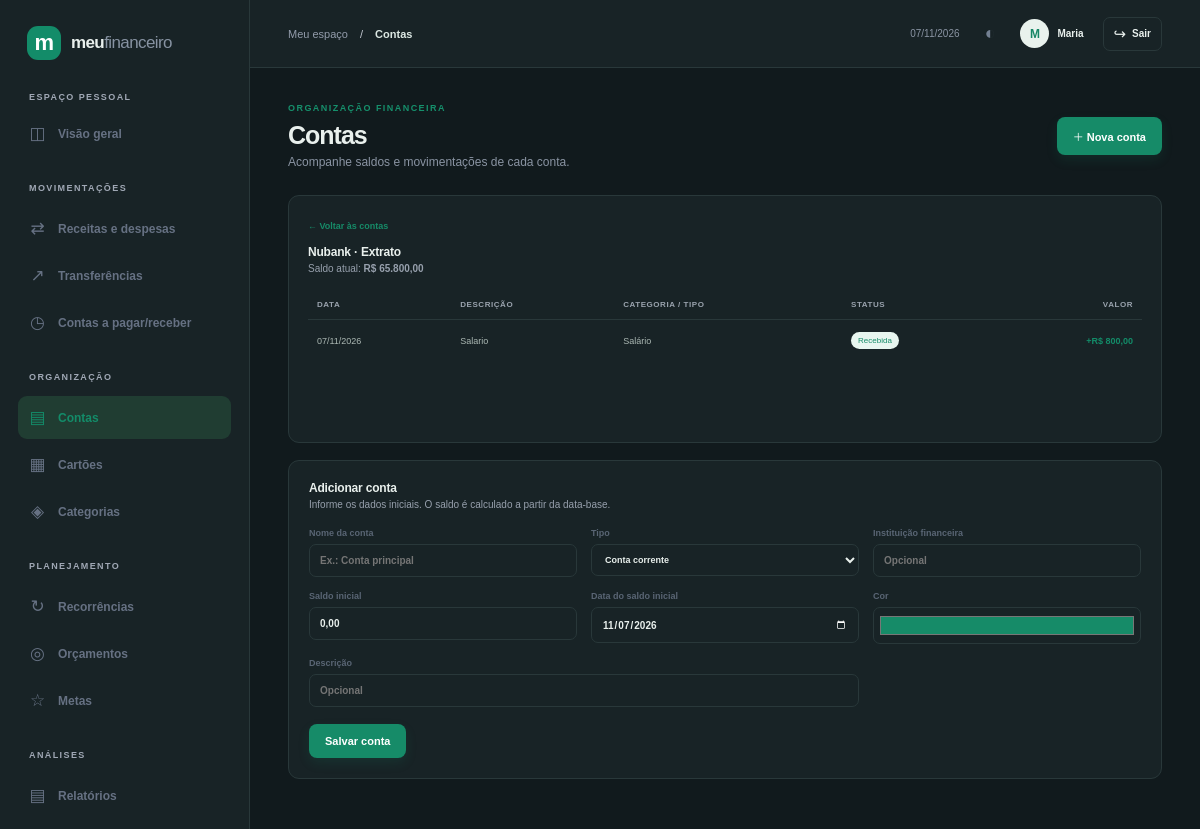
Page /accounts?statement=1 (signed in) on the committed database.
### tables this page shows
CREATE TABLE users (
    id INTEGER PRIMARY KEY,
    name TEXT NOT NULL,
    email TEXT NOT NULL UNIQUE,
    password_hash TEXT NOT NULL,
    created_at TEXT NOT NULL,
    updated_at TEXT NOT NULL
, status TEXT NOT NULL DEFAULT 'active' CHECK(status IN ('active','inactive')), last_login_at TEXT);

CREATE TABLE accounts (
    id INTEGER PRIMARY KEY,
    user_id INTEGER NOT NULL REFERENCES users(id) ON DELETE CASCADE,
    name TEXT NOT NULL,
    type TEXT NOT NULL CHECK(type IN ('checking','savings','cash','digital','payment','investment','other')),
    institution TEXT NOT NULL DEFAULT '',
    opening_balance INTEGER NOT NULL DEFAULT 0,
    opening_date TEXT NOT NULL,
    color TEXT NOT NULL DEFAULT '#168b68',
    description TEXT NOT NULL DEFAULT '',
    is_active INTEGER NOT NULL DEFAULT 1 CHECK(is_active IN (0,1)),
    created_at TEXT NOT NULL,
    updated_at TEXT NOT NULL,
    UNIQUE(id,user_id)
);

CREATE TABLE transactions (
    id INTEGER PRIMARY KEY,
    user_id INTEGER NOT NULL REFERENCES users(id) ON DELETE CASCADE,
    account_id INTEGER NOT NULL,
    category_id INTEGER,
    type TEXT NOT NULL CHECK(type IN ('income','expense')),
    description TEXT NOT NULL,
    amount INTEGER NOT NULL CHECK(amount > 0),
    transaction_date TEXT NOT NULL,
    due_date TEXT,
    status TEXT NOT NULL CHECK(status IN ('pending','paid','received','cancelled')),
    payment_method TEXT NOT NULL DEFAULT '',
    notes TEXT NOT NULL DEFAULT '',
    created_at TEXT NOT NULL,
    updated_at TEXT NOT NULL, external_id TEXT NOT NULL DEFAULT '',
    FOREIGN KEY(account_id,user_id) REFERENCES accounts(id,user_id),
    FOREIGN KEY(category_id,user_id) REFERENCES categories(id,user_id)
);

### app/Helpers/functions.php (called while the page is built, shortened)
<?php
function e(string|int|null $value): string { return htmlspecialchars((string) $value, ENT_QUOTES | ENT_SUBSTITUTE, 'UTF-8'); }
function current_user(): ?array
{
    static $user = false;
    if ($user !== false) return $user;
    $stmt = Database::connection()->prepare('SELECT id, name, email FROM users WHERE id = :id');
    $stmt->execute(['id' => $_SESSION['user_id']]);
    $user = $stmt->fetch() ?: null;
    return $user;
}
function require_auth(): array
{
    $user = current_user();
    return $user;
}
function money(int $cents): string { return FinancialService::formatMoney($cents); }
function render(string $view, array $data = []): void
{
    if (!array_key_exists('settings', $data) && current_user()) {
        $stmt = Database::connection()->prepare('SELECT currency, theme FROM user_settings WHERE user_id = :user');
        $stmt->execute(['user' => $_SESSION['user_id']]);
        $data['settings'] = $stmt->fetch() ?: ['currency' => 'BRL', 'theme' => 'light'];
    }
    extract($data, EXTR_SKIP);
    require dirname(__DIR__, 2) . '/resources/views/layouts/main.php';
}

### app/Controllers/AccountController.php (called while the page is built, shortened)
<?php
final class AccountController
{
    public function index(): void
    {
        $user = require_auth(); $db = Database::connection(); $uid = (int)$user['id'];
        $balances = FinancialService::balances($uid);
        $edit = null;
        $statement = null; $statementRows=[];
        if (isset($_GET['statement'])) {
            foreach($balances as $row) if((int)$row['id']===(int)$_GET['statement']) $statement=$row;
            if($statement) {
                $stmt=$db->prepare("SELECT t.id,t.type,t.description,t.amount,t.transaction_date AS date,t.status,c.name AS category,'transaction' AS entry_kind FROM transactions t LEFT JOIN categories c ON c.id=t.category_id AND c.user_id=t.user_id WHERE t.user_id=:user_tx AND t.account_id=:account_tx AND t.status<>'cancelled' UNION ALL SELECT tr.id,'transfer_out',tr.description,tr.amount,tr.transfer_date,'completed','Transferência enviada','transfer' FROM transfers tr WHERE tr.user_id=:user_out AND tr.source_account_id=:account_out UNION ALL SELECT tr.id,'transfer_in',tr.description,tr.amount,tr.transfer_date,'completed','Transferência recebida','transfer' FROM transfers tr WHERE tr.user_id=:user_in AND tr.destination_account_id=:account_in UNION ALL SELECT ip.id,'invoice_payment',cc.name,ip.amount,substr(ip.paid_at,1,10),'paid','Pagamento de fatura','invoice_payment' FROM invoice_payments ip JOIN invoices i ON i.id=ip.invoice_id AND i.user_id=ip.user_id JOIN credit_cards cc ON cc.id=i.card_id AND cc.user_id=i.user_id WHERE ip.user_id=:user_pay AND ip.account_id=:account_pay ORDER BY date DESC,id DESC");
                $stmt->execute(['user_tx'=>$uid,'account_tx'=>$statement['id'],'user_out'=>$uid,'account_out'=>$statement['id'],'user_in'=>$uid,'account_in'=>$statement['id'],'user_pay'=>$uid,'account_pay'=>$statement['id']]); $statementRows=$stmt->fetchAll();
            }
        }
        render('accounts/index',['title'=>'Contas','accounts'=>$balances,'types'=>self::TYPES,'edit'=>$edit,'statement'=>$statement,'statementRows'=>$statementRows,'errors'=>$_SESSION['_errors']??[]]); unset($_SESSION['_errors']);
    }
}

### public/index.php (called while the page is built, shortened)
<?php
require dirname(__DIR__) . '/app/Database.php';
require dirname(__DIR__) . '/app/Services/FinancialService.php';
require dirname(__DIR__) . '/app/Services/ImportService.php';
require dirname(__DIR__) . '/app/Services/ReportService.php';
require dirname(__DIR__) . '/app/Helpers/functions.php';
require dirname(__DIR__) . '/app/Controllers/AccountController.php';
$path = parse_url($_SERVER['REQUEST_URI'] ?? '/', PHP_URL_PATH) ?: '/';
$method = strtoupper($_SERVER['REQUEST_METHOD'] ?? 'GET');
$routes = require dirname(__DIR__) . '/routes/web.php';
$handler = $routes[$method][$path] ?? null;
[$class, $action] = $handler;
(new $class())->$action();

### app/Database.php (called while the page is built, shortened)
<?php
final class Database
{
    private static ?PDO $connection = null;
    public static function connection(): PDO
    {
        if (self::$connection) return self::$connection;
        $config = require dirname(__DIR__) . '/config/database.php';
        self::$connection = new PDO('sqlite:' . $config['path'], null, null, [
            PDO::ATTR_ERRMODE => PDO::ERRMODE_EXCEPTION,
            PDO::ATTR_DEFAULT_FETCH_MODE => PDO::FETCH_ASSOC,
            PDO::ATTR_EMULATE_PREPARES => false,
        ]);
        self::$connection->exec('PRAGMA foreign_keys = ON');
        self::$connection->exec('PRAGMA journal_mode = WAL');
        self::$connection->exec('PRAGMA busy_timeout = 5000');
        return self::$connection;
    }
}

### app/Services/FinancialService.php (called while the page is built, shortened)
<?php
final class FinancialService
{
    public static function balances(int $userId): array
    {
        $today=date('Y-m-d');
        $sql = <<<'SQL'
SELECT a.id,a.name,a.type,a.institution,a.opening_balance,a.opening_date,a.color,a.is_active,
       CASE WHEN a.opening_date<=:today_open THEN a.opening_balance ELSE 0 END
       + COALESCE((SELECT SUM(CASE WHEN t.type='income' THEN t.amount ELSE -t.amount END)
                   FROM transactions t WHERE t.user_id=a.user_id AND t.account_id=a.id
                     AND t.status IN ('paid','received') AND t.transaction_date >= a.opening_date AND t.transaction_date <= :today_tx),0)
       + COALESCE((SELECT SUM(tr.amount) FROM transfers tr WHERE tr.user_id=a.user_id
                   AND tr.destination_account_id=a.id AND tr.transfer_date >= a.opening_date AND tr.transfer_date <= :today_in),0)
       - COALESCE((SELECT SUM(tr.amount) FROM transfers tr WHERE tr.user_id=a.user_id
                   AND tr.source_account_id=a.id AND tr.transfer_date >= a.opening_date AND tr.transfer_date <= :today_out),0)
       - COALESCE((SELECT SUM(ip.amount) FROM invoice_payments ip WHERE ip.user_id=a.user_id
                   AND ip.account_id=a.id AND substr(ip.paid_at,1,10) >= a.opening_date AND substr(ip.paid_at,1,10) <= :today_invoice),0) AS balance
FROM accounts a WHERE a.user_id=:user_id
SQL;
        $stmt = Database::connection()->prepare($sql);
        $stmt->execute(['user_id'=>$userId,'today_open'=>$today,'today_tx'=>$today,'today_in'=>$today,'today_out'=>$today,'today_invoice'=>$today]);
        return $stmt->fetchAll();
    }
    public static function formatMoney(int $cents): string
    {
        return 'R$ ' . number_format($cents / 100, 2, ',', '.');
    }
}

### resources/views/layouts/main.php (the view, shortened to what this page needs)
<!doctype html>
<html lang="pt-BR" data-theme="<?= e($settings['theme'] ?? 'light') ?>">
<head>
  <link rel="stylesheet" href="/assets/css/app.css?v=profile-20261107">
</head>
<body class="<?= current_user() ? 'app-shell' : 'auth-shell' ?>">
<?php if (current_user()): $navUser = current_user(); ?>
  <aside class="sidebar" id="sidebar">
    <a class="brand" href="/dashboard"><span class="brand-mark">m</span><span>meu<span class="brand-light">financeiro</span></span></a>
    <div class="workspace-label">ESPAÇO PESSOAL</div>
    <?php $routePath=parse_url($_SERVER['REQUEST_URI']??'/',PHP_URL_PATH); ?>
    <nav aria-label="Navegação principal"><a class="nav-link <?= $routePath==='/dashboard'?'active':'' ?>" href="/dashboard"><span class="nav-icon">◫</span>Visão geral</a>
      <span class="nav-heading">MOVIMENTAÇÕES</span><a class="nav-link <?= $routePath==='/transactions'?'active':'' ?>" href="/transactions"><span class="nav-icon">⇄</span>Receitas e despesas</a>
      <a class="nav-link <?= $routePath==='/transfers'?'active':'' ?>" href="/transfers"><span class="nav-icon">↗</span>Transferências</a><a class="nav-link <?= $routePath==='/commitments'?'active':'' ?>" href="/commitments"><span class="nav-icon">◷</span>Contas a pagar/receber</a>
      <span class="nav-heading">ORGANIZAÇÃO</span><a class="nav-link <?= $routePath==='/accounts'?'active':'' ?>" href="/accounts"><span class="nav-icon">▤</span>Contas</a>
      <a class="nav-link <?= in_array($routePath,['/cards','/invoices'],true)?'active':'' ?>" href="/cards"><span class="nav-icon">▦</span>Cartões</a><a class="nav-link <?= $routePath==='/categories'?'active':'' ?>" href="/categories"><span class="nav-icon">◈</span>Categorias</a>
      <span class="nav-heading">PLANEJAMENTO</span><a class="nav-link <?= $routePath==='/recurrences'?'active':'' ?>" href="/recurrences"><span class="nav-icon">↻</span>Recorrências</a><a class="nav-link <?= $routePath==='/budgets'?'active':'' ?>" href="/budgets"><span class="nav-icon">◎</span>Orçamentos</a><a class="nav-link <?= $routePath==='/goals'?'active':'' ?>" href="/goals"><span class="nav-icon">☆</span>Metas</a>
      <span class="nav-heading">ANÁLISES</span><a class="nav-link <?= str_starts_with($routePath,'/reports')?'active':'' ?>" href="/reports"><span class="nav-icon">▤</span>Relatórios</a>
      <span class="nav-heading"></span>
    </nav>
  </aside>
  <main class="main-area" id="main-content" tabindex="-1"><header class="topbar"><button class="menu-toggle" data-menu-toggle aria-label="Abrir menu">☰</button><div class="breadcrumb">Meu espaço <span>/</span> <strong><?= e($title ?? '') ?></strong></div><div class="top-actions"><span class="today"><?= e((new DateTimeImmutable())->format('d/m/Y')) ?></span><button class="theme-toggle" data-theme-toggle aria-label="Alternar tema" title="Alternar tema">◐</button><a class="top-profile" href="/profile" aria-label="Abrir perfil de <?= e($navUser['name']) ?>"><span class="avatar small"><?= e(mb_strtoupper(mb_substr($navUser['name'],0,1))) ?></span><span class="top-profile-name"><?= e((preg_split('/\s+/', trim($navUser['name'])) ?: [''])[0]) ?></span></a><form class="top-logout" method="post" action="/logout"><input type="hidden" name="_csrf" value="<?= e(csrf_token()) ?>"><button class="logout-button" type="submit" title="Sair" aria-label="Sair do sistema"><span aria-hidden="true">↪</span><span>Sair</span></button></form></div></header>
    <section class="page-content"><?php require $viewFile; ?></section>
  </main>
<?php endif; ?>
</body></html>

### resources/views/accounts/index.php (shortened to what this page needs)
<div class="welcome-row"><div><div class="form-kicker">ORGANIZAÇÃO FINANCEIRA</div><h1>Contas</h1><p class="page-subtitle">Acompanhe saldos e movimentações de cada conta.</p></div><a class="button primary" href="/accounts">＋ Nova conta</a></div>
<?php if($statement): ?>
<section class="panel statement-panel"><div class="panel-head"><div><a class="text-link" href="/accounts">← Voltar às contas</a><h3 style="margin-top:12px"><?=e($statement['name'])?> · Extrato</h3><p>Saldo atual: <strong><?=money((int)$statement['balance'])?></strong></p></div></div><div class="table-wrap"><table><thead><tr><th>Data</th><th>Descrição</th><th>Categoria / tipo</th><th>Status</th><th class="right">Valor</th></tr></thead><tbody><?php foreach($statementRows as $row): $positive=in_array($row['type'],['income','transfer_in'],true); ?><tr><td><?=e(date('d/m/Y',strtotime($row['date'])))?></td><td><?=e($row['description'])?></td><td><?=e($row['category'])?></td><td><span class="status-pill <?=e($row['status'])?>"><?=e(match($row['status']){'paid'=>'Paga','received'=>'Recebida','pending'=>'Pendente',default=>'Transferida'})?></span></td><td class="right <?= $positive?'amount-in':'amount-out' ?>"><?= $positive?'+':'−' ?><?=money((int)$row['amount'])?></td></tr><?php endforeach; ?><?php if(!$statementRows): ?><tr><td colspan="5" class="table-empty">Ainda não há movimentações nesta conta.</td></tr><?php endif; ?></tbody></table></div></section>
<?php endif; ?>
<section class="panel editor-panel" id="account-form"><div class="panel-head"><div><h3><?=$edit?'Editar conta':'Adicionar conta'?></h3><p>Informe os dados iniciais. O saldo é calculado a partir da data-base.</p></div></div><form method="post" action="/accounts/save" class="data-form"><input type="hidden" name="_csrf" value="<?=e(csrf_token())?>"><input type="hidden" name="id" value="<?=(int)($edit['id']??0)?>"><label>Nome da conta<input name="name" required maxlength="80" value="<?=e($edit['name']??'')?>" placeholder="Ex.: Conta principal"></label><label>Tipo<select name="type" required><?php foreach($types as $key=>$label): ?><option value="<?=e($key)?>" <?=($edit['type']??'checking')===$key?'selected':''?>><?=e($label)?></option><?php endforeach; ?></select></label><label>Instituição financeira<input name="institution" maxlength="100" value="<?=e($edit['institution']??'')?>" placeholder="Opcional"></label><label>Saldo inicial<input name="opening_balance" inputmode="decimal" required value="<?=e(isset($edit['opening_balance'])?money_input((int)$edit['opening_balance']):'0,00')?>" placeholder="0,00"></label><label>Data do saldo inicial<input type="date" name="opening_date" required value="<?=e($edit['opening_date']??date('Y-m-d'))?>"></label><label>Cor<input type="color" name="color" value="<?=e($edit['color']??'#168b68')?>"></label><label class="span-two">Descrição<input name="description" maxlength="200" value="<?=e($edit['description']??'')?>" placeholder="Opcional"></label><div class="form-actions"><button class="button primary" type="submit">Salvar conta</button><?php if($edit): ?><a class="button secondary" href="/accounts">Cancelar</a><?php endif; ?></div></form></section>

### rows in the picture
users: name "M", name "Maria"
accounts: name "Nubank"
transactions: transaction_date "07/11/2026", description "Salario", category "Salário", status "Recebida", amount "R$ 800,00"

### other values in the picture
$title "Contas"
money((int)$statement['balance']) "R$ 65.800,00"
form field type "Conta corrente"
